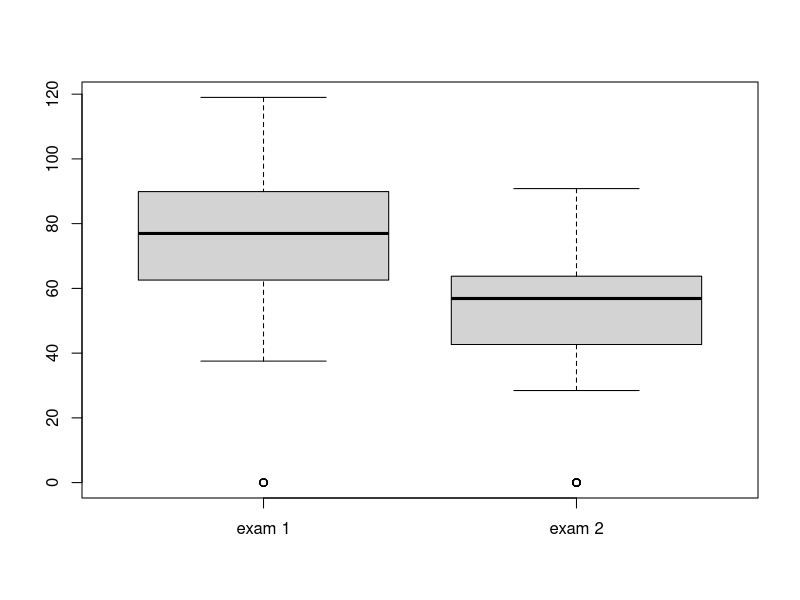

Here is the R script that generated this plot:
examdata <- data.frame(
  exam1 = c(95.57, 74.91, 90, 74.16, 59.02, 80.67, 81.58, 82.39, 0, 81.93, 81.84, 88.9, 0, 76.33, 66.68, 75.87, 96.96, 77.44, 69.46, 90.82, 85.87, 94.71, 84.25, 62.26, 45.84, 72.21, 67.44, 86, 90.5, 96.69, 76.17, 96.41, 37.53, 119, 97, 57.64, 89.79, 77.01, 79.62, 76.92, 71.35, 41.57, 45.95, 86.92, 46.08, 74.2, 47.31, 98, 106.76, 0, 74.31, 51.79, 0, 100.29, 108.69, 77.51, 64.62, 93.69, 62.87, 0),
  exam2 = c(56.88, 44.95, 59.63, 58.63, 0, 52.29, 56.97, 62.39, 51.38, 56.88, 60.1, 68.81, 0, 55.96, 39.45, 52.29, 83.49, 61.47, 60.55, 77.62, 46.79, 56.88, 61.47, 42.2, 65.14, 66.06, 63.3, 70.64, 60.55, 54.13, 76.15, 72.48, 43.12, 90.83, 72.48, 48.62, 62.39, 43.12, 56.88, 51.38, 50.46, 0, 30.28, 68.81, 28.44, 60.55, 60.55, 84.54, 72.48, 0, 41.28, 38.53, 0, 64.22, 86.24, 0, 0, 56.88, 0, 0)
)

boxplot(examdata$exam1,examdata$exam2, names = c("exam 1", "exam 2"))

# calculate the mean

sum.exam1 <- sum(examdata$exam1)
n <- length(examdata$exam1)
mean.exam1 <- sum.exam1 / n
## double check work: 
mean(examdata$exam1)

# centered data: calculate each deviation scores from the mean
cc.exam1 <- examdata$exam1 - mean.exam1
# double check work: 
# should be: list of values
# should be: positive and negative values
# sum should be zero or a very small value
sum(cc.exam1)

# square each deviation score
sscores.exam1 <- cc.exam1^2
# double check: 
# should be: all positive
# should be: a list of values

# SS: sums of squares: sum the squared deviation scores
ss.exam1 <- sum(sscores.exam1)
# double-check
# should be: a single value
# should be: positive


# variance; divide the sum of deviation scores by the degrees of freedom
df <- n - 1

var.exam1 <- ss.exam1/df

## double check 
var(examdata$exam1)

# standard deviation: take the square root

std.dev.exam1 <- sqrt(var.exam1)

## doublecheck: 
sd(examdata$exam1)
